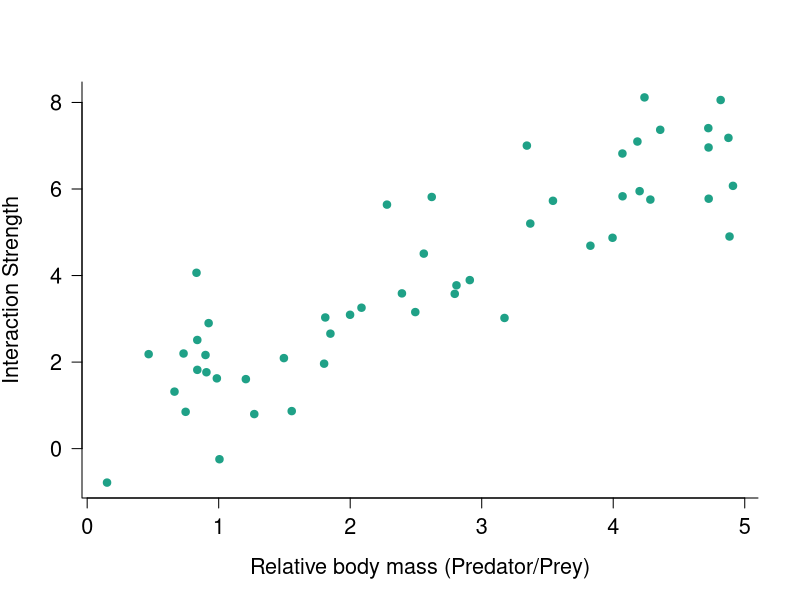
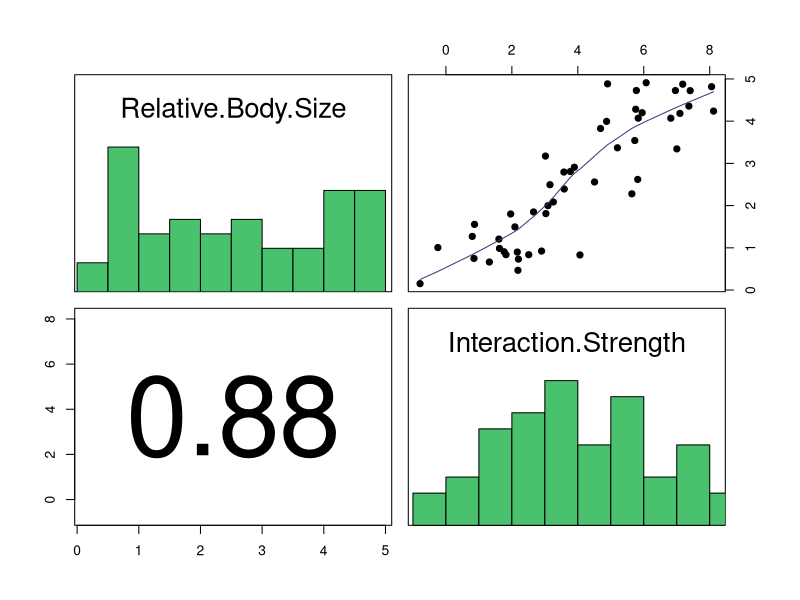
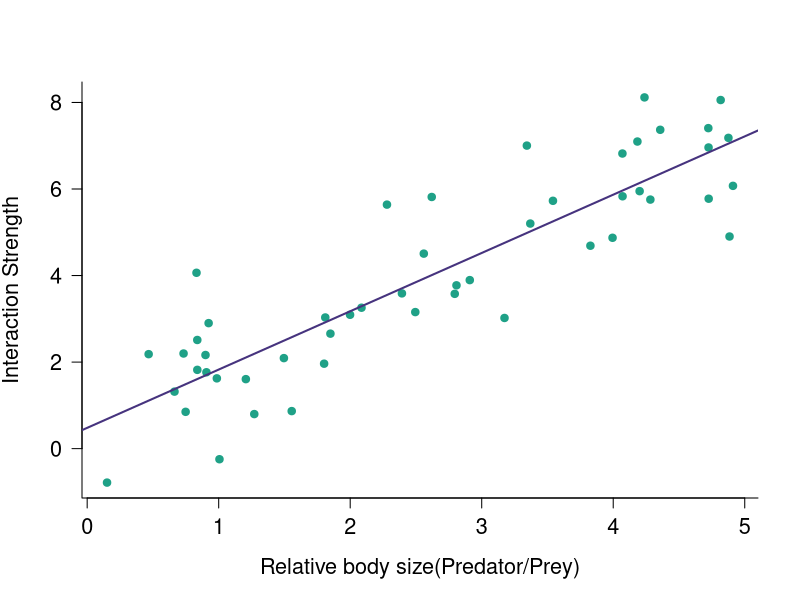
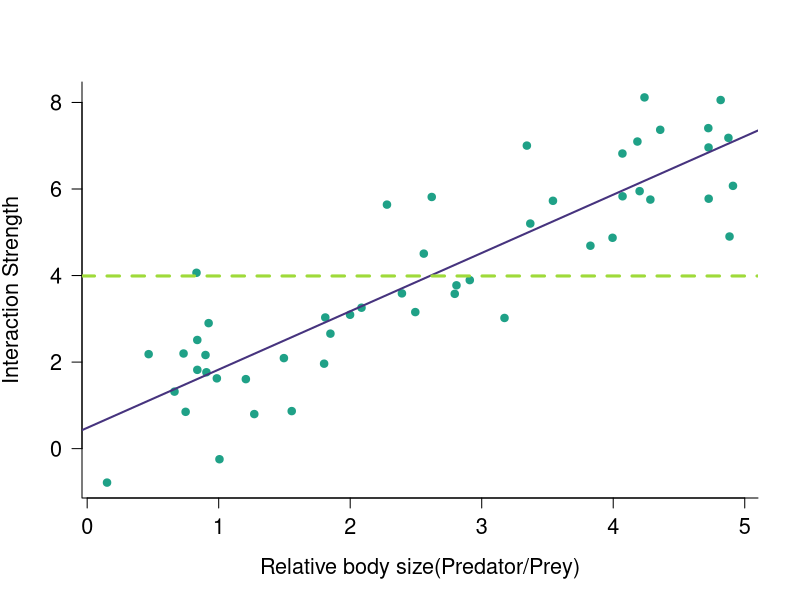
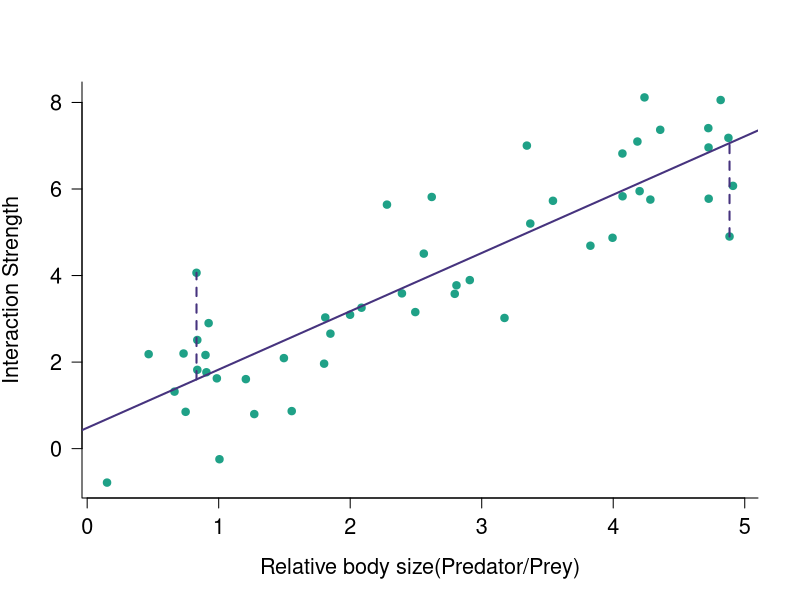
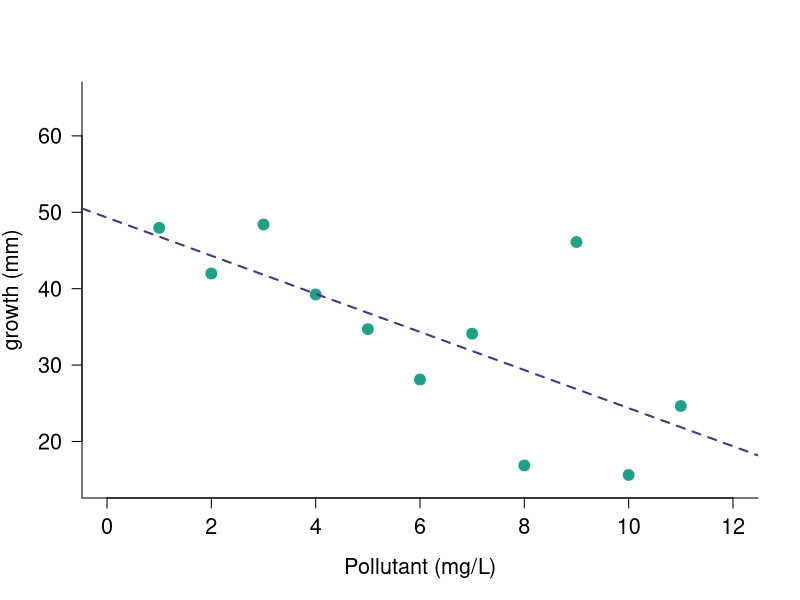

Reproduce these figures in R, in order.
## ---- chunk 1

# Author: Andrew Jackson
# Date: 08/10/2014
# About: An example R script that generates some random data according to a
# linear model and illustrates how you can gain insight into such relationships
# using the pairs() function, and also how you can interrogate the residuals
# of the corresponding fitted linear model for a posteriori insight.

library(viridis)
palette(viridis(8))

# Set the seed for the random number generator
set.seed(2)

# close all open graphics windows and remove all prior objects from the memory.
rm(list=ls())

# Create some randomly distributed x values representing predator/prey body mass
x <- runif(50,100,5000) / 1000

# generate some y values according to a linear model. Here, they have
# slope = 1, intercept = 1 and Gaussian (normal) random noise added with
# mean = 1 and standard deviation = 1. These y values represent the
# Interaction Strengths of the coupled predator-prey nodes in our 
# theoretical ecological community.
y <- 1.2*x + 1 + rnorm(50,0,1)

plot(x,y,
      ylab="Interaction Strength", xlab="Relative body mass (Predator/Prey)",
      las=1,bty="L",cex.lab=1.3,cex.axis=1.3, pch = 19, col = 5)

## ---- chunk 2
# This function is used to put histograms on the diagonal
panel.hist <- function(x, ...)
{
    usr <- par("usr"); on.exit(par(usr))
    par(usr = c(usr[1:2], 0, 1.5) )
    h <- hist(x, plot = FALSE)
    breaks <- h$breaks; nB <- length(breaks)
    y <- h$counts; y <- y/max(y)
    rect(breaks[-nB], 0, breaks[-1], y, col=6, ...)
}

# This function is used to put (absolute) correlations on the upper panels,
# with size of the text proportional to the correlations.
panel.cor <- function(x, y, digits=2, prefix="", cex.cor, ...)
{
    usr <- par("usr"); on.exit(par(usr))
    par(usr = c(0, 1, 0, 1))
    r <- abs(cor(x, y))
    txt <- format(c(r, 0.123456789), digits=digits)[1]
    txt <- paste(prefix, txt, sep="")
    if(missing(cex.cor)) cex.cor <- 0.8/strwidth(txt)
    text(0.5, 0.5, txt, cex = cex.cor * r)
}

# Here we create a dataframe object called "dat" which labels the x and y
# variables appropriately. The function pairs() needs the data as either a 
# dataframe or matrix type object.
dat <- data.frame(Relative.Body.Size = x, Interaction.Strength = y)


# create a new plotting window and call the pairs() function with the customised
# functions we defined above to make it more informative than the defaults. 
# The function panel.smooth() is in-built in R.
suppressWarnings(pairs(dat,
      upper.panel=panel.smooth,
      lower.panel=panel.cor,
      diag.panel=panel.hist,
      col.smooth = 2, pch = 19)
      )
## ---- chunk 3
# Add the null hypothesis line which is a horizontal line at the mean of
# all the data.    
plot(x, y,
      ylab="Interaction Strength", xlab="Relative body size(Predator/Prey)",
      las = 1, bty = "L", 
      cex.lab = 1.3, cex.axis = 1.3, col = 5, pch = 19)

m1 <- lm(y~x) # fit a linear model of y against x
abline(m1, col = 2, lwd = 2, lty = 1)

## ---- chunk 4
# Add the null hypothesis line which is a horizontal line at the mean of
# all the data.    
plot(x, y,
      ylab="Interaction Strength", xlab="Relative body size(Predator/Prey)",
      las = 1, bty = "L", 
      cex.lab = 1.3, cex.axis = 1.3, col = 5, pch = 19)

m1 <- lm(y~x) # fit a linear model of y against x
abline(m1, col = 2, lwd = 2, lty = 1)

abline(mean(y), 0, col = 7, lwd = 3, lty = 2)     
## ---- chunk 5
# Add the null hypothesis line which is a horizontal line at the mean of
# all the data.    
plot(x, y,
      ylab="Interaction Strength", xlab="Relative body size(Predator/Prey)",
      las = 1, bty = "L", 
      cex.lab = 1.3, cex.axis = 1.3, col = 5, pch = 19)

m1 <- lm(y~x) # fit a linear model of y against x
abline(m1, col = 2, lwd = 2, lty = 1)

# extract the residuals from the linear model m1
rsd <- resid(m1)

# find the index address of the smallest (most negative) and largest residuals.
mn <- which.min(rsd)
mx <- which.max(rsd)

# add red lines connecting them to the corresponding estimated value from the 
# linear model which is extracted from the m1 object by calling fitted().
lines(c(x[mn],x[mn]), c(y[mn],fitted(m1)[mn]), col = 2, lwd = 2, lty = 2)
lines(c(x[mx],x[mx]), c(fitted(m1)[mx],y[mx]), col = 2, lwd = 2, lty = 2)

## ---- chunk 6
# create some sample data for working on in lectures

# manually set the random number generator to start from same place each time
set.seed(100)

# ------------------------------------------------------------------------------
# create a line of the form y = b0 + (b1 * x)

# the intercept of the lines
b0 <- 50

# the slope of the lines
b1 <- -3

# some x data on which to base the line
x <- 1:11

# number of data points to create
n <- length(x)

# create some random data with slope b1 and standard deviation 3
y1 <- b0 + b1*x + rnorm(n,0,3)

# create some random data with slope b1 and standard deviation 10
y2 <- b0 + b1*x + rnorm(n,0,10)

# create some random data with slope 0 and standard deviation 3
y3 <- b0 + 0*x + rnorm(n,0,1)

# create some random data with slope 0 and standard deviation 10
y4 <- b0 + 0*x + rnorm(n,0,10)

# find the min and max y values across all the four lines so we can 
# plot them neatly below on the exact same scales
min.y <- min(c(y1,y2,y3,y4))
max.y <- max(c(y1,y2,y3,y4))

# use the glm() function to find the best fit line to each of the four
# sets of data. I will explain this in more detail later in the module.
model1 <- glm(y1~x)
model2 <- glm(y2~x)
model3 <- glm(y3~x)
model4 <- glm(y4~x)

plot(x, y2, 
     type="p", cex=1.3, lwd=2, 
     ylim=c(min.y-1,max.y+1),
     xlim = c(0, 12),
     xlab="Pollutant (mg/L)",
     ylab="growth (mm)", 
     bty = "L", las = 1,
     cex.lab = 1.3, cex.axis = 1.3,
     col = 5, pch = 19)

abline(model2,lwd=2,lty=2, col = 2)


